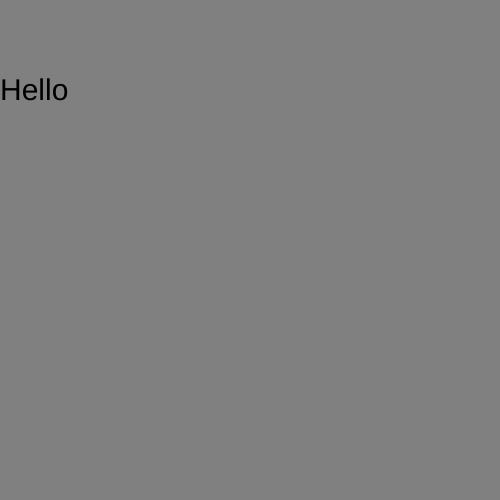
Frame 1 (no input)
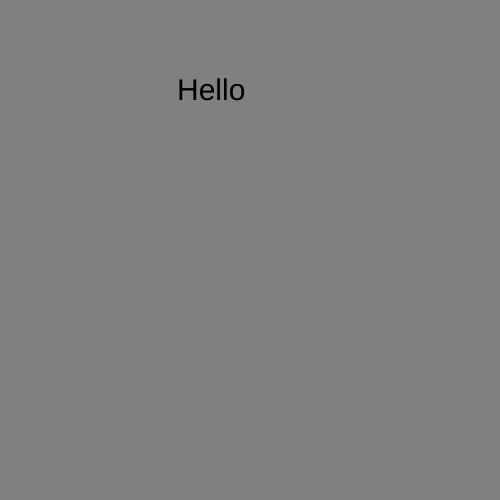
Frame 60 (no input)
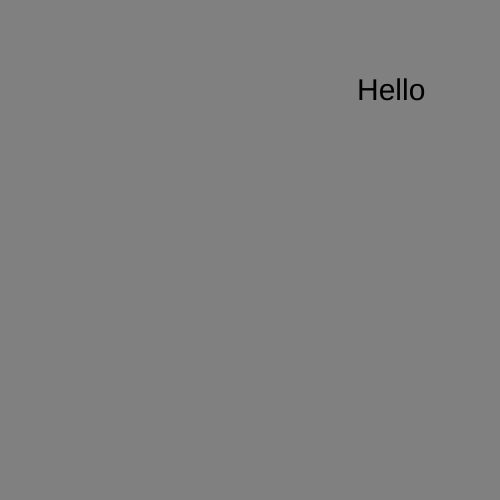
Frame 120 (the mouse pressed at the canvas centre since frame 60)

The p5.js sketch that drew these frames (run headless with seeded random() and noise() and a simulated clock; from frame 60 on, the mouse is pressed at the canvas centre):

// p5.js sketch
// ── sketch.js
let x = 0 ;

function setup() {
  createCanvas(500, 500);
}

function draw() {
  background('grey') ;
//rect(x, 100, 100, 100) ;
textSize(30) ; 
text('Hello', x, 100) ;
x = x + 3 ;
if (x > width) {
  x = 0 ;
}

}
